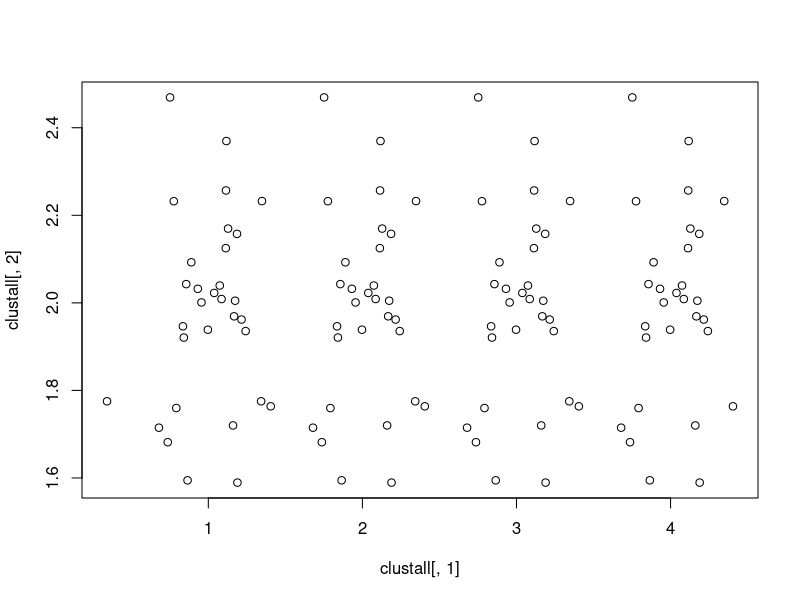

The R source for this figure: (Note: this script raises an error after producing the figure.)
rm(list = ls())

## dados do tabuleiro
nc <- 30
xref <- matrix(rnorm(nc*2, mean = 0, sd = 0.2), ncol=2)

# clusters
clust1 <- xref + matrix(c(2,2),byrow=T, ncol = 2, nrow = nc)
clust2 <- xref + matrix(c(4,2),byrow=T, ncol = 2, nrow = nc)
clust3 <- xref + matrix(c(3,2),byrow=T, ncol = 2, nrow = nc)
clust4 <- xref + matrix(c(1,2),byrow=T, ncol = 2, nrow = nc)

clustall <- rbind(clust1, clust2, clust3, clust4)
plot(clustall[,1], clustall[,2])

#define k
k <- 4

# escolhe k centros
iseq <-sample(nc*4)
centros <- clustall[iseq[1:k],]

## atribui centros
for (j in 1:10)
{
  auxmax1 <- matrix(centros[1,], byrow=T, ncol = 2, nrow = 4*nc)
  auxmax2 <- matrix(centros[2,], byrow=T, ncol = 2, nrow = 4*nc)
  auxmax3 <- matrix(centros[3,], byrow=T, ncol = 2, nrow = 4*nc)
  auxmax4 <- matrix(centros[4,], byrow=T, ncol = 2, nrow = 4*nc)
  
  D1 <- rowSums((auxmax1 - clustall)^2)
  D2 <- rowSums((auxmax2 - clustall)^2)
  D3 <- rowSums((auxmax3 - clustall)^2)
  D4 <- rowSums((auxmax4 - clustall)^2)
  
  Dall <- cbind(D1, D2, D3, D4)
  
  ci <- apply(Dall, 1, which.min)
  
  centros[1,] <- mean(clustall[wich(ci == 1), ])
  centros[2,] <- mean(clustall[wich(ci == 1), ])
  centros[3,] <- mean(clustall[wich(ci == 1), ])
  centros[4,] <- mean(clustall[wich(ci == 1), ])
}


plot(centros[,1], clustall[,2], xlim = c(0,6), ylim = c(0,3))
par(new=T)
plot(clustall[wich(ci == 1), 1], clustall[which[ci == 1],2], col='blue', xlim= c(0,6), ylim = )
par(new=T)
plot(clustall[wich(ci == 1), 1], clustall[which[ci == 1],2], col='blue', xlim= c(0,6), ylim = )
par(new=T)
plot(clustall[wich(ci == 1), 1], clustall[which[ci == 1],2], col='blue', xlim= c(0,6), ylim = )

